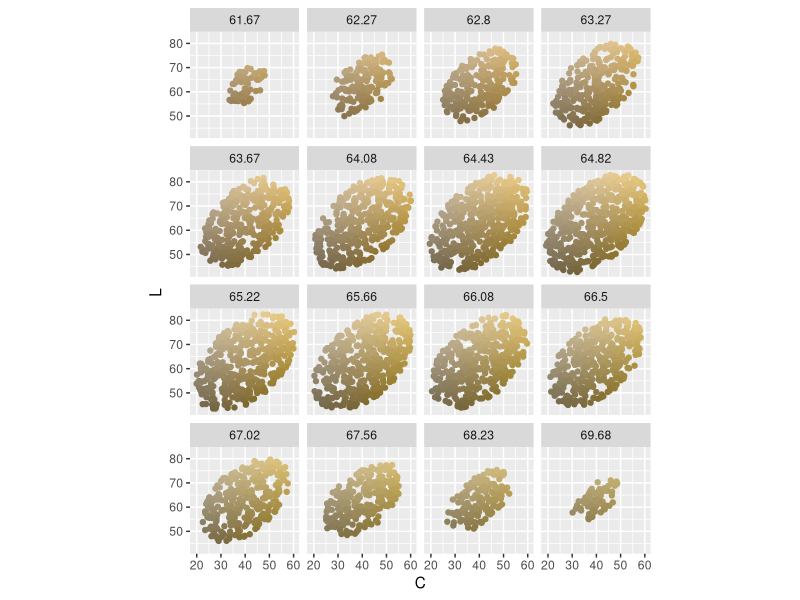
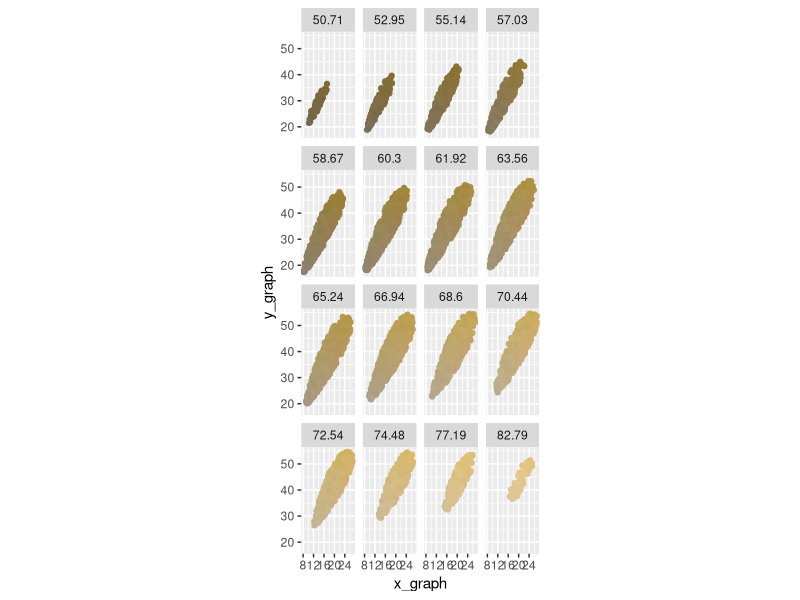
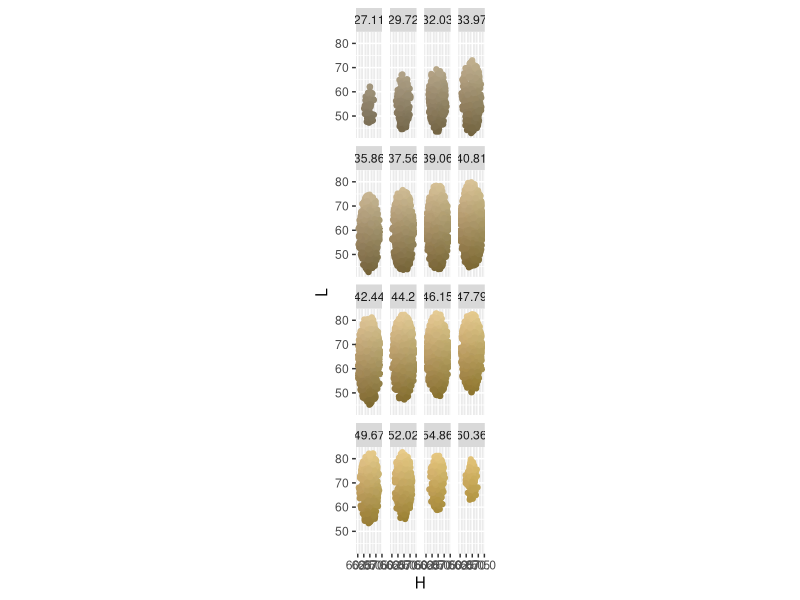
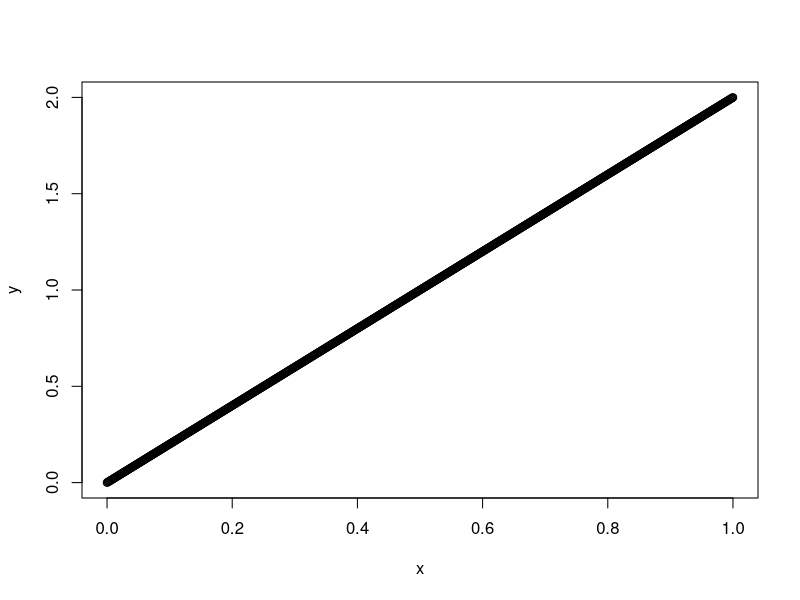

R code for these plots, in order:
## reqs:
# region near color
# deal with weird shape of hcl color space
# deal with any possible region, distributions
# deal with distance increases as C increases (don't like this)
# can generate at the start, not on the fly

library(colorspace)
library(tidyverse)
# http://hclwizard.org/hclcolorpicker/

color <- '#FFD700'
color <- '#D4AF37'
color <- '#9B111E'
#color <- '#50C878'
color <- '#0F52BA'

#test
color <- '#AC9665'
color <- as(hex2RGB(color), "polarLUV")

## Equally spaced points of a cylinder around a point ----
# proportion of max to min circumference
l_range <- 7
c_range <- 7
h_range <- 7

df <- data.frame(expand.grid(L = seq(-l_range * 1.5, l_range * 1.5) +
                               coords(color)[, 'L'],
                             C = seq(-c_range * 1.5, c_range * 1.5) + 
                               coords(color)[, 'C'],
                             H = seq(-h_range * 1.5, h_range * 1.5) + 
                               coords(color)[, 'H']))

# graph this
df <- df %>%
  mutate(x_graph = C * cos(H * (pi / 180)),
         y_graph = C * sin(H * (pi / 180)) )

# ggplot(data = df, aes(x_graph, y_graph)) +
#   geom_point() +
#   facet_wrap(~ L) +
#   coord_equal()

# Add color
df$hex_color <- hex(polarLUV(L = df$L,
                               C = df$C,
                               H = df$H))
df$hex_color <- ifelse(is.na(df$hex_color), '#000000', df$hex_color)

# ggplot(data = df, aes(x_graph, y_graph)) +
#   geom_point(col = df$hex_color) +
#   facet_wrap(~ df$L) +
#   coord_equal()

# add in circle
df$L_base <- coords(color)[, 'L']
df$C_base <- coords(color)[, 'C']
df$H_base <- coords(color)[, 'H'] 
df <- df %>%
  mutate(distance = sqrt((L - L_base)^2 + 
                         (C - C_base)^2 +
                         (H - H_base)^2))
# doesn't factor in curve
df$hex_color <- ifelse(df$distance > l_range, '#000000', df$hex_color)

# ggplot(data = df, aes(x_graph, y_graph)) +
#   geom_point(col = df$hex_color) +
#   facet_wrap(~ L) +
#   coord_equal()

#### circle but different ranges ----
l_range <- 20
c_range <- 10
h_range <- 5

df <- data.frame(expand.grid(L = seq(-l_range * 1.5, l_range * 1.5) +
                               coords(color)[, 'L'],
                             C = seq(-c_range * 1.5, c_range * 1.5) + 
                               coords(color)[, 'C'],
                             H = seq(-h_range * 1.5, h_range * 1.5) + 
                               coords(color)[, 'H']))


# graph this
df <- df %>%
  mutate(x_graph = C * cos(H * (pi / 180)),
         y_graph = C * sin(H * (pi / 180)) )

# ggplot(data = df, aes(x_graph, y_graph)) +
#   geom_point() +
#   facet_wrap(~ L) +
#   coord_equal()

# Add color
df$hex_color <- hex(polarLUV(L = df$L,
                             C = df$C,
                             H = df$H))
df$hex_color <- ifelse(is.na(df$hex_color), '#000000', df$hex_color)

# ggplot(data = df, aes(x_graph, y_graph)) +
#   geom_point(col = df$hex_color) +
#   facet_wrap(~ df$L) +
#   coord_equal()

# add in circle
df$L_base <- coords(color)[, 'L']
df$C_base <- coords(color)[, 'C']
df$H_base <- coords(color)[, 'H'] 
df <- df %>%
  mutate(lr = l_range,
         cr = c_range,
         hr = h_range) %>%
  mutate(distance2 = ((L - L_base)/lr)^2 + 
                            ((C - C_base)/cr)^2 +
                            ((H - H_base)/hr)^2)
df$hex_color <- ifelse(df$distance2 > 1, '#000000', df$hex_color)
# doesn't factor in curve

# ggplot(data = df, aes(x_graph, y_graph)) +
#   geom_point(col = df$hex_color) +
#   facet_wrap(~ L) +
#   coord_equal()
# 
# ggplot(data = df, aes(C, L)) +
#   geom_point(col = df$hex_color) +
#   facet_wrap(~ H) +
#   coord_equal()

## running into issues because of shapes, want to get darker colors
# what if we tilt the ellipse towards L = 25, C = 0, H = 0
# https://math.stackexchange.com/questions/426150/what-is-the-general-equation-of-the-ellipse-that-is-not-in-the-origin-and-rotate
# ((x - h) * cos(A) + (y - k) * sin(A)^2) / a^2
# https://math.stackexchange.com/questions/3513289/matrix-form-for-rotate-ellipse?noredirect=1&lq=1
# 

L_target <- 25
## transformation angle = angle between coords(color)[, 'L'] and L_target
L_target_theta = -atan(coords(color)[, 'C'] / (coords(color)[, 'L'] - 25))
# L_target_theta * (180/pi)

# transformation matrix
# trans_mat <- matrix(c(1, 0, 0, 
#                       0, cos(L_target_theta), -sin(L_target_theta), 
#                       0, sin(L_target_theta), cos(L_target_theta)),
#                        nrow = 3, ncol = 3, byrow = TRUE)
# trans_mat <- matrix(c(cos(L_target_theta), 0, -sin(L_target_theta), 
#                       0, 1, 0, 
#                       sin(L_target_theta), 0, cos(L_target_theta)),
#                     nrow = 3, ncol = 3, byrow = TRUE)
trans_mat <- matrix(c(cos(L_target_theta), -sin(L_target_theta), 0,
                      sin(L_target_theta), cos(L_target_theta), 0,
                      0, 0, 1),
                    nrow = 3, ncol = 3, byrow = TRUE)
trans_mat <- t(trans_mat) %*% 
  diag(c(l_range^-1, c_range^-1, h_range^-1)) %*% 
  trans_mat

color_matrix <- as.matrix(df[, c("L", "C", "H")], ncol = 3) -
  as.matrix(df[, c("L_base", "C_base", "H_base")], ncol = 3)

df$distance_new <- rowSums( (color_matrix %*% trans_mat)^2)

# Add color
df$hex_color <- hex(polarLUV(L = df$L,
                             C = df$C,
                             H = df$H))
df$hex_color <- ifelse(is.na(df$hex_color), '#000000', df$hex_color)
df$hex_color <- ifelse(df$distance_new > 1, '#000000', df$hex_color)
# doesn't factor in curve

# ggplot(data = df, aes(x_graph, y_graph)) +
#   geom_point(col = df$hex_color) +
#   facet_wrap(~ L) +
#   coord_equal()
# 
# ggplot(data = df, aes(C, L)) +
#   geom_point(col = df$hex_color) +
#   facet_wrap(~ H) +
#   coord_equal() 

## Choose some colors at random
n_random = 5000

l_range <- 25
c_range <- 15
h_range <- 5

# https://math.stackexchange.com/questions/87230/picking-random-points-in-the-volume-of-sphere-with-uniform-probability/87238#87238
df_random <- data.frame(L = rnorm(n = n_random),
                        C = rnorm(n = n_random),
                        H = rnorm(n = n_random),
                        U = runif(n = n_random)^(1/3))

df_random <- df_random %>%
  mutate(normalize = sqrt(L^2 + C^2 + H^2)) %>%
  mutate(L = L * U / normalize,
         C = C * U / normalize,
         H = H * U / normalize) %>%
  select(-U, -normalize)

# df_random <- data.frame(u = runif(n = n_random), # H
#                         v = rbeta(n = n_random, shape1 = 2, shape2 = 1), # L
#                         w = runif(n = n_random)) %>% # C
#   mutate(theta = u * 2 * pi, # H
#          phi = acos(2 * v - 1), # L
#          r = w^(1/3)) %>% # C
#   mutate(L = r * sin(phi) * cos(theta),
#          C = r * sin(phi) * sin(theta),
#          H = r * cos(phi))


# stretch
df_random <- df_random %>%
  mutate(L = L * l_range,
         C = C * c_range,
         H = H * h_range)

# rotate
df_random <- df_random %>%
  mutate(L_trans = L * cos(L_target_theta) + C * sin(L_target_theta),
         C_trans = L * -sin(L_target_theta) + C * cos(L_target_theta)) %>%
  mutate(L = L_trans,
         C = C_trans) %>%
  select(-L_trans, -C_trans) 

# move
df_random <- df_random %>%
  mutate(L = L + coords(color)[, 'L'],
         C = C + coords(color)[, 'C'],
         H = H + coords(color)[, 'H'])

# color and check
df_random <- df_random %>%
  mutate(hex_color = hex(polarLUV(L, C, H))) %>%
  filter(!is.na(hex_color))

# df_random <- df_random %>%
#   mutate(x = (row_number() - 1) %/% round(sqrt(n()))) %>%
#   group_by(x) %>%
#   mutate(y = row_number()) %>%
#   ungroup()
# 
# ggplot(data = df_random, aes(x, y)) +
#   geom_tile(fill = df_random$hex_color) +
#   coord_equal() +
#   theme_void()

df_random <- df_random %>%
  mutate(L_cut = as.numeric(as.character(cut(L, 16, 
                     labels = round(quantile(L, 
                                             seq(0.1, 1, length.out = 16)), 2)))),
         C_cut = as.numeric(as.character(cut(C, 16, 
                     labels = round(quantile(C, 
                                             seq(0.1, 1, length.out = 16)), 2)))),
         H_cut = as.numeric(as.character(cut(H, 16, 
                     labels = round(quantile(H, 
                                             seq(0.1, 1, length.out = 16)), 2))))) %>%
  mutate(x_graph = C * cos(H * (pi / 180)),
         y_graph = C * sin(H * (pi / 180)) )
  
ggplot(data = df_random, aes(C, L)) +
  geom_point(col = df_random$hex_color) +
  facet_wrap(~ H_cut) +
  coord_equal() 

ggplot(data = df_random, aes(x_graph, y_graph)) +
  geom_point(col = df_random$hex_color) +
  facet_wrap(~ L_cut) +
  coord_equal() 

ggplot(data = df_random, aes(H, L)) +
  geom_point(col = df_random$hex_color) +
  facet_wrap(~ C_cut) +
  coord_equal() 

## graph beta distribution that's been tilted by using dbeta

#pick a random color around the center
# df <- df.frame(id = seq(1, n_size))
# 
# df$l_random <- rbeta(n = n_size, 
#                        shape1 = 1, 
#                        shape2 = 1)
# df$l_random <- (df$l_random - .5) * l_range + coords(color)[, 'L'] 
# df$c_random <- rbeta(n = n_size, 
#                        shape1 = 1, 
#                        shape2 = 1)
# df$c_random <- (df$c_random - .5) * c_range + coords(color)[, 'C'] 
# df$h_random <- rbeta(n = n_size, 
#                        shape1 = 1, 
#                        shape2 = 1)
# df$h_random <- (df$h_random - .5) * h_range + coords(color)[, 'H']
# 
# df$l_graph <- cut(df$l_random, 25, 
#                     labels = round(quantile(df$l_random, 
#                                             seq(0.1, 1, length.out = 25)), 2))

## What if just beta instead of ellipse
x <- seq(0, 1, .001)
y <- dbeta(x, shape1 = 2, shape2 = 1)
plot(x, y)






